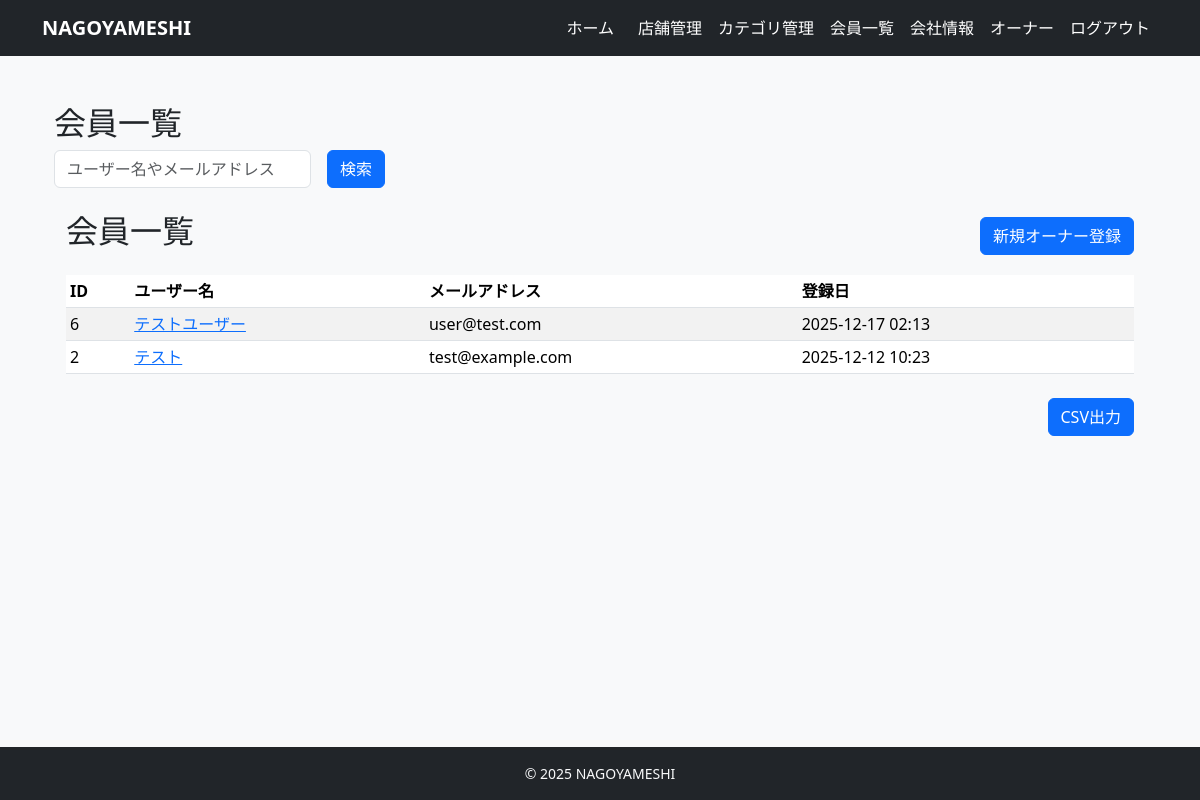
/owner/members/ (signed in), run on the app's committed database.
### accounts/models.py (models this page shows, shortened)
class User(AbstractUser):
    username = None  # 使わない（メールログインにする）
    email = models.EmailField(unique=True)
    name = models.CharField(max_length=10)
    name_kana = models.CharField(max_length=10)
    zipcode = models.CharField(max_length=8)
    address = models.CharField(max_length=20)
    tel = models.CharField(max_length=11)
    company = models.ForeignKey(
        'restaurants.Company',
        verbose_name='所属会社',
        on_delete=models.SET_NULL,
        null=True,
        blank=True,
        related_name='staff_members'
    )
    is_paid_member = models.BooleanField(default=False)
    is_owner_member = models.BooleanField(default=False)
    created_at = models.DateTimeField(auto_now_add=True)
    updated_at = models.DateTimeField(auto_now=True)
    USERNAME_FIELD = 'email'
    REQUIRED_FIELDS = ['name', 'name_kana', 'zipcode', 'address', 'tel']
    objects = CustomUserManager()

### restaurants/views.py (the view, shortened to what this page needs)
# urls.py: path("owner/members/", views.OwnerMemberListView.as_view(), name="owner_member_list"),
class OwnerMemberListView(LoginRequiredMixin, OwnerRequiredMixin, ListView):
    model = User
    template_name = "restaurants/owner_member_list.html"
    context_object_name = "members"
    paginate_by = 10
    def get_queryset(self):
        qs = User.objects.filter(
            is_owner_member=False,
            is_staff=False,
            is_superuser=False
        ).select_related('company')
        keyword = self.request.GET.get('keyword')
        return qs.order_by("-date_joined")
    def get_context_data(self, **kwargs):
        ctx = super().get_context_data(**kwargs)
        ctx['keyword'] = self.request.GET.get('keyword', '')
        return ctx

### restaurants/views.py (called while the page is built)
    def test_func(self):
        user = self.request.user
        return user.is_authenticated and getattr(user, "is_owner_member", False)

### templates/restaurants/owner_member_list.html (shortened to what this page needs)
{% extends "base.html" %}
{% block content %}
<div class="container mt-4">
  <h2>会員一覧</h2>
  <form method="get" action="" class="row g-3 mb-3 align-items-center">
    <div class="col-auto">
      <input type="text" name="keyword" class="form-control" placeholder="ユーザー名やメールアドレス" value="{{ keyword }}">
    </div>
    <div class="col-auto">
      <button type="submit" class="btn btn-primary">検索</button>
    </div>
  </form>
<div class="container mt-4">
  <div class="d-flex justify-content-between align-items-center mb-3">
      <h2>会員一覧</h2>
      <a href="{% url 'restaurants:owner_member_create' %}" class="btn btn-primary">
           新規オーナー登録
      </a>
  </div>
  <table class="table table-striped table-sm mt-3">
    <thead>
      <tr>
        <th>ID</th>
        <th>ユーザー名</th>
        <th>メールアドレス</th>
        <th>登録日</th>
      </tr>
    </thead>
    <tbody>
      {% for user in members %}
      <tr>
        <td>{{ user.id }}</td>
        <td>
          <a href="{% url 'restaurants:owner_member_detail' user.pk %}">
            {{ user.name|default:"（未設定）" }}
          </a>
        </td>
        <td>{{ user.email }}</td>
        <td>{{ user.date_joined|date:"Y-m-d H:i" }}</td>
      </tr>
      {% empty %}
      <tr>
        <td colspan="4">該当する会員が見つかりませんでした。</td>
      </tr>
      {% endfor %}
    </tbody>
  </table>
  <div class="d-flex justify-content-end mt-4 mb-4">
    <a href="{% url 'restaurants:owner_member_csv' %}" class="btn btn-primary">
      CSV出力
    </a>
  </div>
</div>
{% endblock %}

### templates/base.html (shortened to what this page needs)
<!DOCTYPE html>
<html lang="ja">
<head>
    <link href="https://cdn.jsdelivr.net/npm/bootstrap@5.3.3/dist/css/bootstrap.min.css" rel="stylesheet"
>
</head>
<body class="bg-light d-flex flex-column min-vh-100">
    <nav class="navbar navbar-expand-lg navbar-dark bg-dark mb-4">
        <div class="container">
            <a class="navbar-brand fw-bold" href="/">NAGOYAMESHI</a>
            <div class="collapse navbar-collapse" id="navbarNav">
                <ul class="navbar-nav ms-auto align-items-center">
                    {% if user.is_authenticated %}
                    {% if user.is_owner_member %}
                    <li class="nav-item">
                        <a class="nav-link me-2" href="{% url 'restaurants:owner_dashboard' %}">ホーム</a>
                    </li>
                    {% else %}
                    <li class="nav-item">
                        <a class="nav-link me-2" href="{% url 'restaurants:restaurant_list' %}">ホーム</a>
                    </li>
                    {% endif %}
                    {% if user.is_owner_member %}
                    <li class="nav-item"><a class="nav-link"
                            href="{% url 'restaurants:owner_restaurant_list' %}">店舗管理</a></li>
                    <li class="nav-item"><a class="nav-link"
                            href="{% url 'restaurants:owner_category_list' %}">カテゴリ管理</a></li>
                    <li class="nav-item"><a class="nav-link" href="{% url 'restaurants:owner_member_list' %}">会員一覧</a>
                    </li>
                    <li class="nav-item"><a class="nav-link" href="{% url 'restaurants:company_detail' %}">会社情報</a></li>
                    {% endif %}
                    {% if not user.is_owner_member %}
                    <li class="nav-item dropdown ms-2">
                        <a class="nav-link dropdown-toggle" href="#" id="navbarDropdown" role="button"
                            data-bs-toggle="dropdown" aria-expanded="false">
                            {{ user.name|default:user.email }}
                        </a>
                        <ul class="dropdown-menu dropdown-menu-end" aria-labelledby="navbarDropdown">
                            <li><a class="dropdown-item" href="{% url 'accounts:user_profile' %}">会員情報</a></li>
                            <li><a class="dropdown-item" href="{% url 'reservations:reservation_list' %}">予約一覧</a></li>
                            <li><a class="dropdown-item" href="{% url 'restaurants:my_favorite_list' %}">お気に入り一覧</a>
                            </li>
                            <li>
                                <hr class="dropdown-divider">
                            </li>
                            <li><a class="dropdown-item" href="{% url 'accounts:payment_method' %}">お支払い方法</a></li>
                            <li><a class="dropdown-item" href="{% url 'accounts:subscription_cancel' %}">有料プラン解約</a>
                            </li>
                            <li>
                                <hr class="dropdown-divider">
                            </li>
                            <li>
                                <form method="post" action="{% url 'accounts:logout' %}">
                                    {% csrf_token %}
                                    <button type="submit" class="dropdown-item w-100 text-start">
                                        ログアウト
                                    </button>
                                </form>
                            </li>
                        </ul>
                    </li>
                    {% else %}
                    <li class="nav-item ms-2">
                        <span class="navbar-text me-2">{{ user.name|default:user.email }}</span>
                    </li>
                    <li class="nav-item">
                        <form method="post" action="{% url 'accounts:logout' %}" class="d-inline">
                            <button type="submit" class="btn btn-link nav-link">
                                ログアウト
                            </button>
                        </form>
                    </li>
                    {% endif %}
                    {% endif %}
                </ul>
            </div>
        </div>
    </nav>
    <main class="container mb-5 flex-grow-1">
        {% block content %}{% endblock %}
    </main>
    <footer class="bg-dark text-light py-3 mt-auto">
        <div class="container text-center small">
            &copy; {{ now|default:"2025" }} NAGOYAMESHI
        </div>
    </footer>
</body>
</html>

### templates/base.html (style rules this page uses)
.navbar.navbar-dark .navbar-brand, .navbar.navbar-dark .navbar-text, .navbar.navbar-dark .navbar-nav .nav-link, .navbar.navbar-dark .navbar-nav .nav-link:visited, .navbar.navbar-dark .btn-link.nav-link, .navbar.navbar-dark .dropdown-toggle { color: #ffffff !important; }

### data on the page
User: name "オーナー"
User: id "6", name "テストユーザー", email "user@test.com", date_joined "2025-12-17 02:13"
User: id "2", name "テスト", email "test@example.com", date_joined "2025-12-12 10:23"

### other printed values
{{ now|default:"2025" }} "2025"
